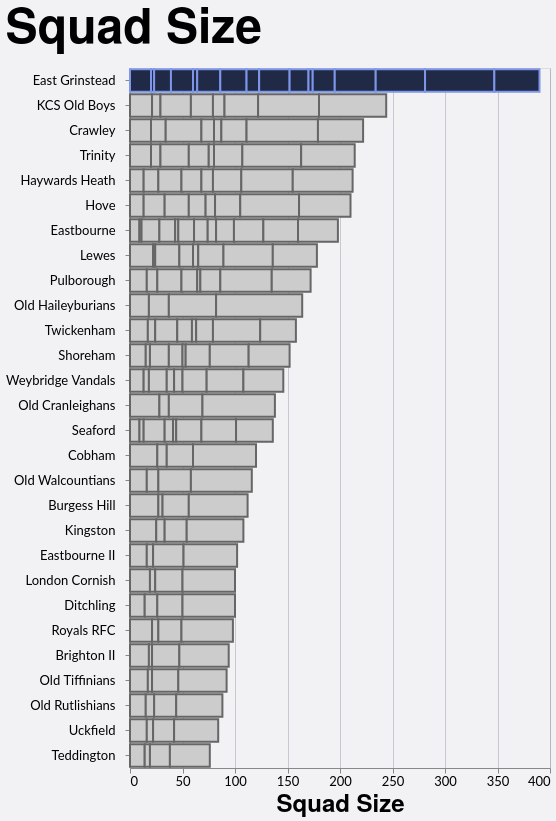

This figure's Vega-Lite source:
### Vega-Lite specification from a JSON file in a GitHub repository (floating-point values rounded to 4 significant figures; data arrays with more than 128 entries replaced by an {"elided": "..."} marker saying what was removed)
{"config": {"axis": {"labelFont": "Lato, sans-serif", "titleFont": "PT Sans Narrow, Helvetica Neue, Helvetica, Arial, sans-serif", "labelFontSize": 13, "titleFontSize": 24, "gridColor": "#202947", "gridOpacity": 0.2}, "header": {"labelFont": "PT Sans Narrow, Helvetica Neue, Helvetica, Arial, sans-serif", "titleFont": "PT Sans Narrow, Helvetica Neue, Helvetica, Arial, sans-serif", "labelFontSize": 24, "titleFontSize": 28, "labelFontWeight": "bold", "orient": "left"}, "legend": {"labelFont": "Lato, sans-serif", "titleFont": "PT Sans Narrow, Helvetica Neue, Helvetica, Arial, sans-serif", "labelFontSize": 14, "titleFontSize": 16, "titlePadding": 5, "fillColor": "white", "strokeColor": "black", "padding": 10, "titleFontWeight": "lighter", "titleFontStyle": "italic", "titleColor": "gray", "offset": 10}, "title": {"font": "PT Sans Narrow, Helvetica Neue, Helvetica, Arial, sans-serif", "fontSize": 48, "fontWeight": "bold", "anchor": "start", "align": "center", "titlePadding": 20, "subtitlePadding": 10, "subtitleFontSize": 13, "subtitleColor": "", "subtitleFontStyle": "italic", "offset": 15, "color": "black"}, "axisX": {"labelAngle": 0}, "facet": {"title": null, "header": null, "align": {"row": "each", "column": "each"}}, "resolve": {"scale": {"y": "independent", "facet": "independent"}}, "background": "#f2f1f4"}, "data": {"name": "data-b70fc9973c86cf263523c3fc7183c13d"}, "mark": {"type": "bar", "strokeWidth": 2}, "encoding": {"color": {"field": "Color1", "legend": null, "scale": null, "type": "nominal"}, "stroke": {"field": "Color2", "legend": null, "scale": null, "type": "nominal"}, "tooltip": [{"field": "Team", "type": "nominal"}, {"field": "Season", "type": "nominal"}, {"field": "Unit", "type": "nominal"}, {"field": "Total Players", "type": "quantitative"}], "x": {"field": "Total Players", "title": "Squad Size", "type": "quantitative"}, "y": {"axis": {"labelLimit": 200, "labelPadding": 10}, "field": "Team", "sort": "-x", "title": null, "type": "nominal"}}, "height": {"step": 25}, "title": "Squad Size", "width": 420, "$schema": "https://vega.github.io/schema/vega-lite/v5.20.1.json", "datasets": {"data-b70fc9973c86cf263523c3fc7183c13d": {"elided": "176 records"}}}
